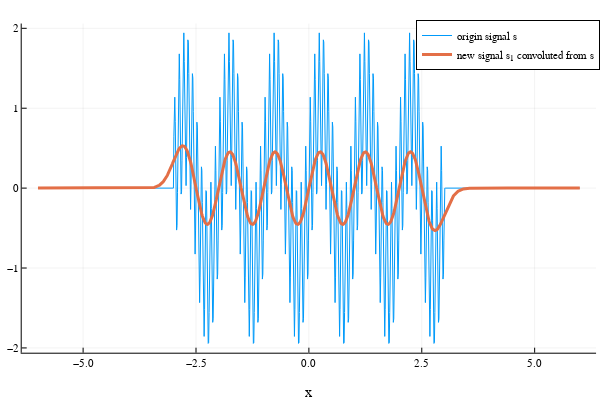

The code cell stored with this chart in its notebook:
### Markdown cell above
Plot the new signal $s_1(x)$ smoothed by convolution and compare it with origin signal $s(x)$.

### Code cell
xs = -6:0.01:6
plotly()
plot(s,xs,label="origin signal s")
plot!(s₁,xs,label="new signal s₁ convoluted from s",lw=3)
xlabel!("x")

### Figure 1 — Plotly figure (JSON) as saved in the notebook; plotly's stock layout.template omitted (floating-point values rounded to 4 significant figures; data arrays with more than 128 entries replaced by an {"elided": "..."} marker saying what was removed)
{"data": [{"colorbar": {"title": {"text": ""}}, "legendgroup": "origin signal s", "line": {"color": "rgba(0, 154, 250, 1.000)", "dash": "solid", "shape": "linear", "width": 1}, "mode": "lines", "name": "origin signal s", "showlegend": true, "type": "scatter", "x": {"elided": "1201 float values"}, "xaxis": "x", "y": {"elided": "1201 float values"}, "yaxis": "y", "zmax": null, "zmin": null}, {"colorbar": {"title": {"text": ""}}, "legendgroup": "new signal s₁ convoluted from s", "line": {"color": "rgba(227, 111, 71, 1.000)", "dash": "solid", "shape": "linear", "width": 3}, "mode": "lines", "name": "new signal s₁ convoluted from s", "showlegend": true, "type": "scatter", "x": {"elided": "1201 float values"}, "xaxis": "x", "y": {"elided": "1201 float values"}, "yaxis": "y", "zmax": null, "zmin": null}], "layout": {"annotations": [], "height": 400, "legend": {"bgcolor": "rgba(255, 255, 255, 1.000)", "bordercolor": "rgba(0, 0, 0, 1)", "borderwidth": 1, "font": {"color": "rgba(0, 0, 0, 1)", "family": "sans-serif", "size": 11}, "title": {"font": {"color": "rgba(0, 0, 0, 1)", "family": "sans-serif", "size": 15}, "text": ""}, "tracegroupgap": 0, "traceorder": "normal", "x": 1, "xanchor": "auto", "y": 1, "yanchor": "auto"}, "margin": {"b": 20, "l": 0, "r": 0, "t": 20}, "paper_bgcolor": "rgba(255, 255, 255, 1.000)", "plot_bgcolor": "rgba(255, 255, 255, 1.000)", "showlegend": true, "width": 600, "xaxis": {"anchor": "y", "domain": [0.03619, 0.9934], "gridcolor": "rgba(0, 0, 0, 0.1)", "gridwidth": 0.5, "linecolor": "rgba(0, 0, 0, 1)", "mirror": false, "range": [-6.36, 6.36], "showgrid": true, "showline": true, "showticklabels": true, "tickangle": 0, "tickcolor": "rgb(0, 0, 0)", "tickfont": {"color": "rgba(0, 0, 0, 1)", "family": "sans-serif", "size": 11}, "tickmode": "array", "ticks": "inside", "ticktext": ["−5.0", "−2.5", "0.0", "2.5", "5.0"], "tickvals": [-5, -2.5, 0, 2.5, 5], "title": {"font": {"color": "rgba(0, 0, 0, 1)", "family": "sans-serif", "size": 15}, "text": "x"}, "type": "linear", "visible": true, "zeroline": false, "zerolinecolor": "rgba(0, 0, 0, 1)"}, "yaxis": {"anchor": "x", "domain": [0.07581, 0.9902], "gridcolor": "rgba(0, 0, 0, 0.1)", "gridwidth": 0.5, "linecolor": "rgba(0, 0, 0, 1)", "mirror": false, "range": [-2.06, 2.06], "showgrid": true, "showline": true, "showticklabels": true, "tickangle": 0, "tickcolor": "rgb(0, 0, 0)", "tickfont": {"color": "rgba(0, 0, 0, 1)", "family": "sans-serif", "size": 11}, "tickmode": "array", "ticks": "inside", "ticktext": ["−2", "−1", "0", "1", "2"], "tickvals": [-2, -1, 0, 1, 2], "title": {"font": {"color": "rgba(0, 0, 0, 1)", "family": "sans-serif", "size": 15}, "text": ""}, "type": "linear", "visible": true, "zeroline": false, "zerolinecolor": "rgba(0, 0, 0, 1)"}}}
